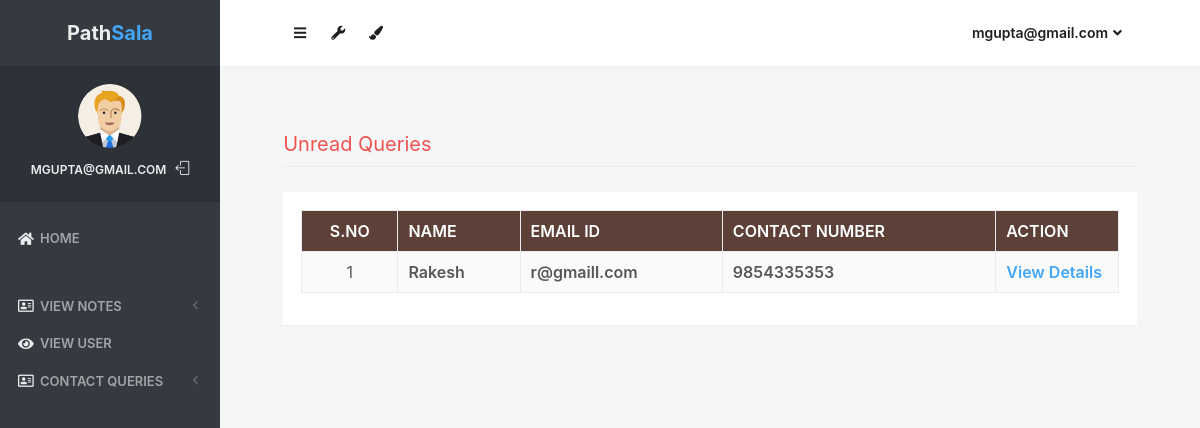
The app's page /unread_queries (signed in) with its own data.
### notes/models.py (models this page shows, shortened)
class Contact(models.Model):
    fullname = models.CharField(max_length=100, null=True)
    email = models.CharField(max_length=50, null=True)
    mobile = models.CharField(max_length=15, null=True)
    subject = models.CharField(max_length=100, null=True)
    message = models.CharField(max_length=300, null=True)
    msgdate = models.DateField(null=True)
    isread = models.CharField(max_length=10,null=True)

### notes/views.py (the view)
# urls.py: path('unread_queries', unread_queries, name='unread_queries'),
def unread_queries(request):
    if not request.user.is_authenticated:
        return redirect('login_admin')
    contact = Contact.objects.filter(isread="no")
    return render(request,'unread_queries.html', locals())

### notes/templates/unread_queries.html (shortened to what this page needs)
{% load static %}
<html lang="en" class="no-focus">
    <head>
        <link rel="stylesheet" href="{% static 'js/plugins/datatables/dataTables.bootstrap4.min.css' %}">
        <link rel="stylesheet" id="css-main" href="{% static 'css1/codebase.min.css' %}">
    </head>
    <body>
        <div id="page-container" class="sidebar-o sidebar-inverse side-scroll page-header-fixed main-content-narrow">
         {% include "sidebar.html" %}
            {% include "admin_nav.html" %}
            <main id="main-container">
                <div class="content">
                    <h2 class="content-heading text-danger">Unread Queries</h2>
                    <div class="block">
                        <div class="block-content block-content-full">
                            <table class="table table-bordered table-striped table-vcenter js-dataTable-full-pagination">
                                <thead class="text-white" style="background-color : #5d4037;">
                                    <tr>
                                        <th class="text-center">S.No</th>
                                        <th class="d-none d-sm-table-cell">Name</th>
                                        <th class="d-none d-sm-table-cell">Email ID</th>
                                        <th class="d-none d-sm-table-cell">Contact Number</th>
                                        <th class="d-none d-sm-table-cell" style="width: 15%;">Action</th>
                                    </tr>
                                </thead>
                                {% for i in contact %}
                                <tbody>
                                    <tr>
                                        <td class="text-center">{{forloop.counter}}</td>
                                        <td class="font-w600">{{i.fullname}}</td>
                                        <td class="font-w600">{{i.email}}</td>
                                        <td class="font-w600">{{i.mobile}}</td>
										<td class="font-w600"><a href="{% url 'view_queries' i.id %}" class="text-primary">View Details</a></td>
                                    </tr>
                                        {% endfor %}
                                </tbody>
                            </table>
                        </div>
                    </div>
                </div>
            </main>
</div>
 <link rel="stylesheet" href="https://use.fontawesome.com/releases/v5.6.3/css/all.css">
    </body>
</html>

### notes/templates/sidebar.html (shortened to what this page needs)
{% load static %}
   <nav id="sidebar">
                <div id="sidebar-scroll">
                    <div class="sidebar-content">
                        <div class="content-header content-header-fullrow px-15">
                            <div class="content-header-section text-center align-parent sidebar-mini-hidden">
                                <div class="content-header-item">
                                    <a class="link-effect font-w700" href="{% url 'admin_home' %}">
                                           <span class="font-size-xl text-dual-primary-dark">Path</span><span class="font-size-xl text-primary">Sala</span>
                                    </a>
                                </div>
                            </div>
                        </div>
                        <div class="content-side content-side-full content-side-user px-10 align-parent">
                            <div class="sidebar-mini-hidden-b text-center">
                                <a class="img-link" href="be_pages_generic_profile.html">
                                    <img class="img-avatar" src="{% static 'img/avatars/user1.png' %}" alt="">
                                </a>
                                <ul class="list-inline mt-10">
                                    <li class="list-inline-item">
                                        <a class="link-effect text-dual-primary-dark font-size-xs font-w600 text-uppercase" href="{% url 'admin_home' %}">{{ request.user.username }}</a>
                                    </li>
                                    <li class="list-inline-item">
                                        <a class="link-effect text-dual-primary-dark" href="{% url 'logout' %}">
                                            <i class="si si-logout"></i>
                                        </a>
                                    </li>
                                </ul>
                            </div>
                        </div>
                        <div class="content-side content-side-full">
                            <ul class="nav-main">
                                <li class="open">
                                    <a href="{% url 'admin_home' %}"><i class="fas fa-home"></i><span class="sidebar-mini-hide">Home</span></a>
                                </li>
                                <li class="nav-main-heading"><span class="sidebar-mini-visible">UI</span></li>
                                <li>
                                    <a class="nav-submenu" data-toggle="nav-submenu"><i class="far fa-address-card"></i>View Notes</a>
                                </li>
                                <li>
                                    <a  href="{% url 'view_users' %}"><i class="fas fa-eye"></i><span class="sidebar-mini-hide">View User</span></a>
                                </li>
                                <li>
                                    <a class="nav-submenu" data-toggle="nav-submenu"><i class="far fa-address-card"></i>Contact Queries</a>
                                </li>
                           </ul>
                        </div>
                    </div>
                </div>
            </nav>

### notes/templates/admin_nav.html (shortened to what this page needs)
{% load static %}
            <header id="page-header">
                <div class="content-header">
                    <div class="content-header-section">
                        <button type="button" class="btn btn-circle btn-dual-secondary" data-toggle="layout" data-action="sidebar_toggle">
                            <i class="fa fa-navicon"></i>
                        </button>
                        <div class="btn-group" role="group">
                            <button type="button" class="btn btn-circle btn-dual-secondary" id="page-header-options-dropdown" data-toggle="dropdown" aria-haspopup="true" aria-expanded="false">
                                <i class="fa fa-wrench"></i>
                            </button>
                        </div>
                        <div class="btn-group" role="group">
                            <button type="button" class="btn btn-circle btn-dual-secondary" id="page-header-themes-dropdown" data-toggle="dropdown" aria-haspopup="true" aria-expanded="false">
                                <i class="fa fa-paint-brush"></i>
                            </button>
                        </div>
                    </div>
                    <div class="content-header-section">
                        <div class="btn-group" role="group">
                            <button type="button" class="btn btn-rounded btn-dual-secondary" id="page-header-user-dropdown" data-toggle="dropdown" aria-haspopup="true" aria-expanded="false">
                                {{ request.user.username}}<i class="fa fa-angle-down ml-5"></i>
                            </button>
                        </div>
                    </div>
                </div>
            </header>

### records on screen
Contact: fullname "Rakesh", email "r@gmaill.com", mobile "9854335353"

### other values on screen
{{ request.user.username }} "MGUPTA@GMAIL.COM"
{{ request.user.username }} "mgupta@gmail.com"
